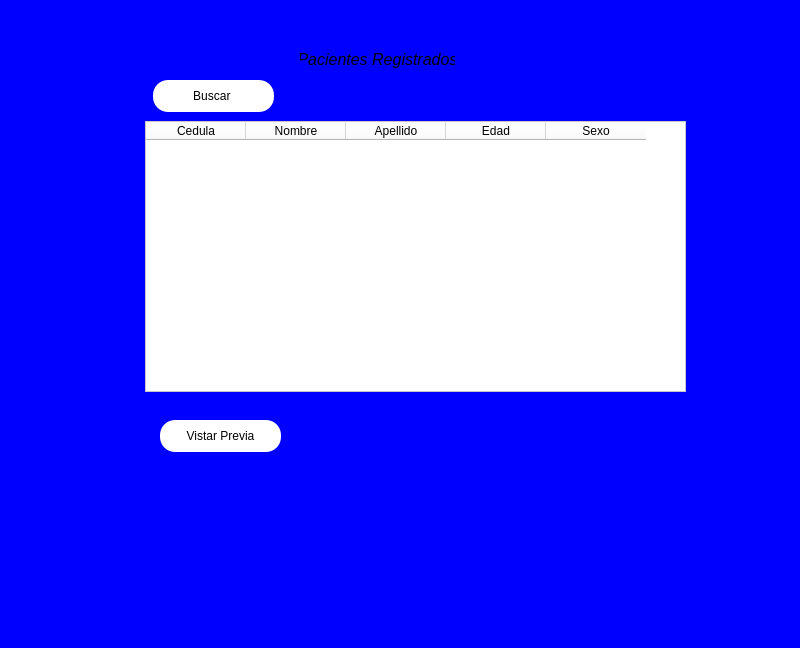
<?xml version="1.0" encoding="UTF-8"?>
<ui version="4.0">
 <class>MainWindow</class>
 <widget class="QMainWindow" name="MainWindow">
  <property name="geometry">
   <rect>
    <x>0</x>
    <y>0</y>
    <width>800</width>
    <height>648</height>
   </rect>
  </property>
  <property name="windowTitle">
   <string>MainWindow</string>
  </property>
  <property name="styleSheet">
   <string notr="true">background-color:blue;</string>
  </property>
  <widget class="QWidget" name="centralwidget">
   <widget class="QTableWidget" name="tableWidget">
    <property name="geometry">
     <rect>
      <x>145</x>
      <y>121</y>
      <width>541</width>
      <height>271</height>
     </rect>
    </property>
    <property name="styleSheet">
     <string notr="true">color:black;
background-color:white;</string>
    </property>
    <column>
     <property name="text">
      <string>Cedula</string>
     </property>
    </column>
    <column>
     <property name="text">
      <string>Nombre</string>
     </property>
    </column>
    <column>
     <property name="text">
      <string>Apellido</string>
     </property>
    </column>
    <column>
     <property name="text">
      <string>Edad</string>
     </property>
    </column>
    <column>
     <property name="text">
      <string>Sexo</string>
     </property>
    </column>
   </widget>
   <widget class="QLabel" name="label">
    <property name="geometry">
     <rect>
      <x>300</x>
      <y>50</y>
      <width>155</width>
      <height>19</height>
     </rect>
    </property>
    <property name="font">
     <font>
      <pointsize>12</pointsize>
      <italic>true</italic>
     </font>
    </property>
    <property name="text">
     <string>Pacientes Registrados</string>
    </property>
    <property name="alignment">
     <set>Qt::AlignCenter</set>
    </property>
   </widget>
   <widget class="QPushButton" name="bt_buscar">
    <property name="geometry">
     <rect>
      <x>153</x>
      <y>80</y>
      <width>121</width>
      <height>32</height>
     </rect>
    </property>
    <property name="styleSheet">
     <string notr="true">color:black;
border-radius:15px;
background-color:white;</string>
    </property>
    <property name="text">
     <string>Buscar </string>
    </property>
   </widget>
   <widget class="QPushButton" name="pushButton_2">
    <property name="geometry">
     <rect>
      <x>160</x>
      <y>420</y>
      <width>121</width>
      <height>32</height>
     </rect>
    </property>
    <property name="styleSheet">
     <string notr="true">color:black;
border-radius:15px;
background-color:white;</string>
    </property>
    <property name="text">
     <string>Vistar Previa</string>
    </property>
   </widget>
  </widget>
 </widget>
 <resources/>
 <connections/>
</ui>
